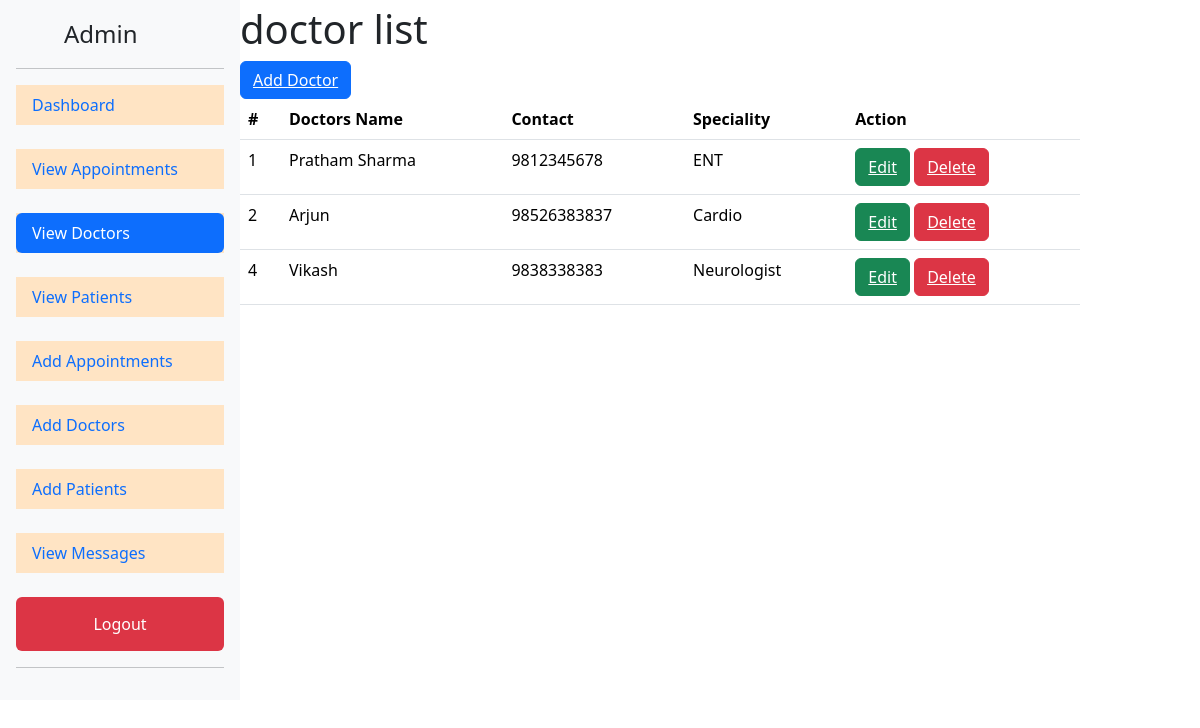
Screenshot of /viewdoctor (signed in) with the database file from the repository.
### Hospital/models.py (models this page shows, shortened)
class Doctor(models.Model):
    Doctor_name = models.CharField(max_length=100)
    Contact_no = models.IntegerField()
    Speciality = models.CharField(max_length=100)

### Hospital/views.py (the view)
# urls.py: path('viewdoctor',viewdoctor,name='viewdoctor'),
@login_required(login_url="adlogin")
def viewdoctor(request):
    mydoc=Doctor.objects.all()
    return render(request,'viewdoctor.html',{'doctors':mydoc})

### templates/viewdoctor.html
{% extends "baseadmin.html" %}
{% block content %}
<h1>doctor list</h1>
<button class="btn btn-primary"><a href="{% url 'adddoctor' %}" class="text-white">Add Doctor</a></button>
<table class="table">
    <thead class="thead-dark">
      <tr>
        <th scope="col">#</th>
        <th scope="col">Doctors Name</th>
        <th scope="col">Contact</th>
        <th scope="col">Speciality</th>
        <th scope="col">Action</th>
      </tr>
    </thead>
    <tbody>
        {% for d in doctors %}
        <tr>
            <td>{{d.id}}</td>
            <td>{{d.Doctor_name}}</td>
            <td>{{d.Contact_no}}</td>
            <td>{{d.Speciality}}</td>
            <td><button class="btn btn-success"><a href="{% url 'editdoctor' d.id %}" class="text-white">Edit</a></button> <button class="btn btn-danger"><a href="{% url "deldoctor" d.id %}" class="text-white">Delete</a></button></td>
        </tr>
        {% endfor %}
    </tbody>
  </table>
{% endblock content %}

### rows the page displays
Doctor: id "1", Doctor_name "Pratham Sharma", Contact_no "9812345678", Speciality "ENT"
Doctor: id "2", Doctor_name "Arjun", Contact_no "98526383837", Speciality "Cardio"
Doctor: id "4", Doctor_name "Vikash", Contact_no "9838338383", Speciality "Neurologist"
